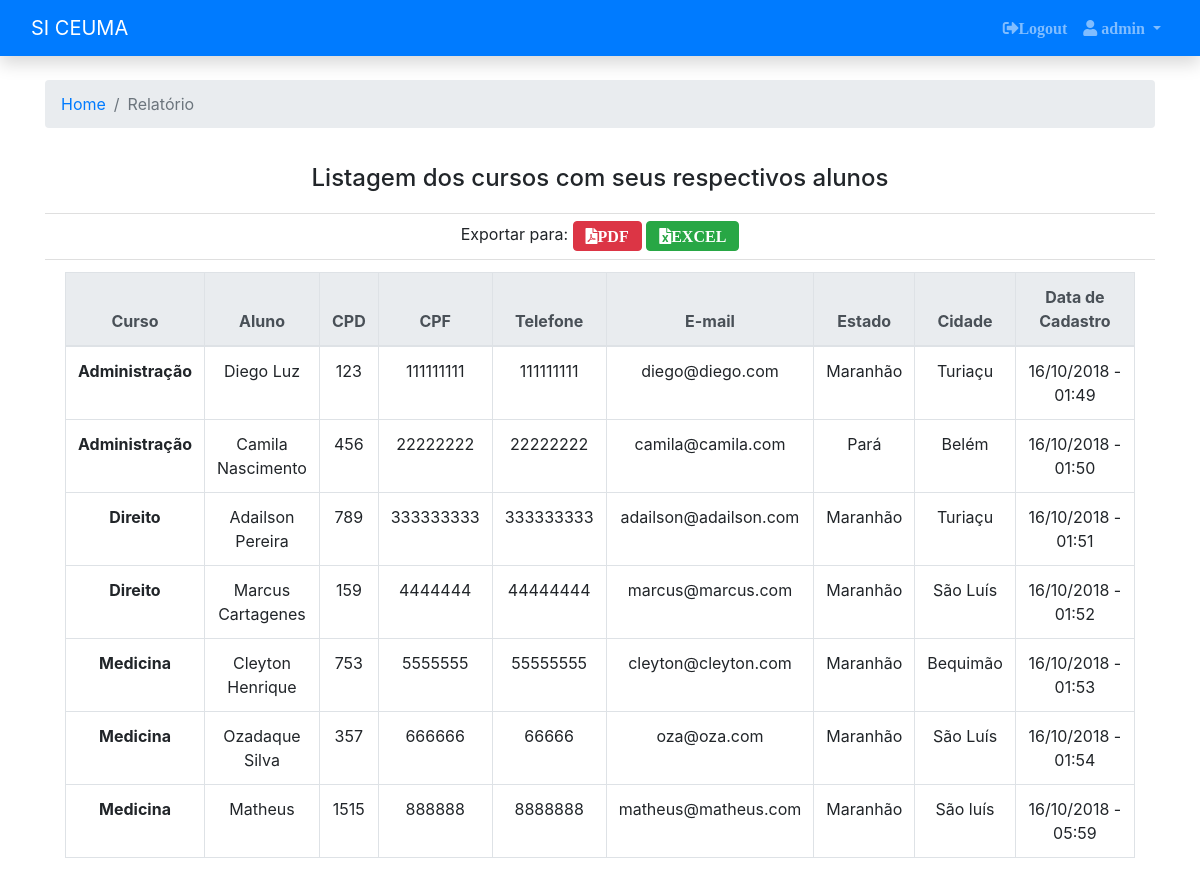
The app's page /relatorio (signed in) with its own data.
### app/models/tabels.py (models this page shows, shortened)
class User(db.Model):
    id = db.Column(db.Integer, primary_key=True)
    username = db.Column(db.String(50), unique=True, nullable=False)
    password = db.Column(db.String(128), nullable=False)
    email = db.Column(db.String(100), unique=True, nullable=False)
    '''
    verifica se usuario está autenticado
    '''
    @property
    def is_authenticated(self):
        return True
    '''
    verifica se o usuario está ativo no sistema
    '''
    '''
    verifica se o usuario esta como anônimo no sietma ou logado com usuario
    '''
    '''
    pega o ID do usuario com a sessão ativa
    '''

class Course(db.Model):
    id = db.Column(db.Integer, primary_key=True)
    codigo = db.Column(db.String(6), unique=True, nullable=False)
    course = db.Column(db.String(80), nullable=False)
    workload = db.Column(db.Integer, nullable=False)
    created = db.Column(db.DateTime, default=datetime.now())
    updated = db.Column(db.DateTime, onupdate=datetime.now())
    student_course = db.relationship('Student', backref='student_id')

class Student(db.Model):
    id = db.Column(db.Integer, primary_key=True)
    cpd = db.Column(db.Integer, unique=True, nullable=False)
    name = db.Column(db.String(100), nullable=False)
    cpf = db.Column(db.String(11), unique=True, nullable=False)
    email = db.Column(db.String(100), unique=True, nullable=False)
    phone = db.Column(db.String(11), nullable=False)
    course_id = db.Column(db.Integer, db.ForeignKey('course.id'), nullable=False)
    created = db.Column(db.DateTime, default=datetime.utcnow)
    updated = db.Column(db.DateTime, onupdate=datetime.utcnow)
    student_address = db.relationship('Address', backref='address_id')

class Address(db.Model):
    id = db.Column(db.Integer, primary_key=True)
    cep = db.Column(db.String(8), nullable=False)
    state = db.Column(db.String(50), nullable=False)
    city = db.Column(db.String(50), nullable=False)
    street = db.Column(db.String(50), nullable=False)
    bairro = db.Column(db.String(50), nullable=False)
    student_id = db.Column(db.Integer, db.ForeignKey('student.id'))

### app/controllers/default.py (the view)
@app.route("/relatorio", methods=["GET"])
@login_required
def report():
    courses = Course.query.order_by(Course.course).all()
    total_course = len(courses)
    return render_template("report/report.html", courses=courses, total_course=total_course)

### app/controllers/default.py (called while the page is built)
@login_manager.user_loader
def load_user(id):
    return User.query.filter_by(id=id).first()

### app/templates/report/report.html
{% extends 'base.html' %}
{% block breadcrumb %}
    <li class="breadcrumb-item"><a href="{{ url_for('index') }}">Home</a></li>
    <li class="breadcrumb-item active">Relatório</li>
{% endblock %}
{% block content %}
    <div class="container" style="text-align:center; display: flex; justify-content: center">
        <div class="row">
            <ul class="list-group list-group-flush">
                <li class="list-group-item">
                    <h4>Listagem dos cursos com seus respectivos alunos</h4>
                </li>
                <li class="list-inline my-2">
                    Exportar para:
                    <a class="btn btn-danger btn-md fas fa-file-pdf" href="{{ url_for('report_pdf') }}" target="_blank">PDF</a>
                    <a class="btn btn-success btn-md fas fa-file-excel" href="{{ url_for('report_excel') }}">EXCEL</a>
                </li>
                <li class="list-group-item">
                    <table class="table table-bordered table-responsive-sm">
                        <thead class="thead-light">
                            <tr>
                                <th>Curso</th>
                                <th>Aluno</th>
                                <th>CPD</th>
                                <th>CPF</th>
                                <th>Telefone</th>
                                <th>E-mail</th>
                                <th>Estado</th>
                                <th>Cidade</th>
                                <th style="width:200px">Data de Cadastro</th>
                            </tr>
                        </thead>
                        <tbody>
                             {% for x in range(total_course) %}
                                {% for y in range(courses[x].student_course|length) %}
                                    <tr>
                                        <td class="font-weight-bold">{{ courses[x].course }}</td>
                                        <td>{{ courses[x].student_course[y].name }}</td>
                                        <td>{{ courses[x].student_course[y].cpd }}</td>
                                        <td>{{ courses[x].student_course[y].cpf }}</td>
                                        <td>{{ courses[x].student_course[y].phone }}</td>
                                        <td>{{ courses[x].student_course[y].email }}</td>
                                        <td>{{ courses[x].student_course[y].student_address[0].state }}</td>
                                        <td>{{ courses[x].student_course[y].student_address[0].city }}</td>
                                        <td>{{ courses[x].student_course[y].created.strftime('%d/%m/%Y - %H:%M') }}</td>
                                    </tr>
                                {% endfor %}
                            {% endfor %}
                        </tbody>
                    </table>
                </li>
            </ul>
        </div>
    </div>
{% endblock %}

### app/templates/base.html (shortened to what this page needs)
<!DOCTYPE html>
<html lang="pt-br">
<head>
    <link rel="stylesheet" href="{{ url_for('static', filename='css/bootstrap.min.css') }}">
    <link rel="stylesheet" href="https://use.fontawesome.com/releases/v5.4.1/css/all.css">
</head>
<body class="page-top">
    {% block body %}
    <nav class="navbar navbar-expand-sm navbar-dark bg-primary shadow">
      <div class="container-fluid">
        <a class="navbar-brand" href="{{ url_for('index') }}">SI CEUMA</a>
        <div class="collapse navbar-collapse" id="mainMenu">
            <ul class="navbar-nav ml-auto">
                <li class="nav-item">
                    <a class="nav-link fas fa-sign-out-alt" href="{{ url_for('logout') }}">Logout</a>
                </li>
                <li class="nav-item dropdown">
                    <a class="nav-link dropdown-toggle fas fa-user" href="#" id="userMenu" data-toggle="dropdown" aria-haspopup="true"
                        aria-expanded="false">
                        {{ current_user.username }}
                    </a>
                </li>
            </ul>
        </div>
      </div>
    </nav>
    <div class="container">
        <ol class="breadcrumb my-4">
            {% block breadcrumb %}
            {% endblock %}
        </ol>
        {% block content %}
        {% endblock %}
    </div>
  {% endblock body %}
</body>
</html>

### records on screen
User: username "admin"
Course: course "Administração" "Administração"
Student: name "Diego Luz", cpd "123", cpf "111111111", phone "111111111", email "diego@diego.com", created "16/10/2018 - 01:49"
Address: state "Maranhão", city "Turiaçu"
Student: name "Camila Nascimento", cpd "456", cpf "22222222", phone "22222222", email "camila@camila.com", created "16/10/2018 - 01:50"
Address: state "Pará", city "Belém"
Course: course "Direito" "Direito"
Student: name "Adailson Pereira", cpd "789", cpf "333333333", phone "333333333", email "adailson@adailson.com", created "16/10/2018 - 01:51"
Address: state "Maranhão", city "Turiaçu"
Student: name "Marcus Cartagenes", cpd "159", cpf "4444444", phone "44444444", email "marcus@marcus.com", created "16/10/2018 - 01:52"
Address: state "Maranhão", city "São Luís"
Course: course "Medicina" "Medicina" "Medicina"
Student: name "Cleyton Henrique", cpd "753", cpf "5555555", phone "55555555", email "cleyton@cleyton.com", created "16/10/2018 - 01:53"
Address: state "Maranhão", city "Bequimão"
Student: name "Ozadaque Silva", cpd "357", cpf "666666", phone "66666", email "oza@oza.com", created "16/10/2018 - 01:54"
Address: state "Maranhão", city "São Luís"
Student: name "Matheus", cpd "1515", cpf "888888", phone "8888888", email "matheus@matheus.com", created "16/10/2018 - 05:59"
Address: state "Maranhão", city "São luís"
